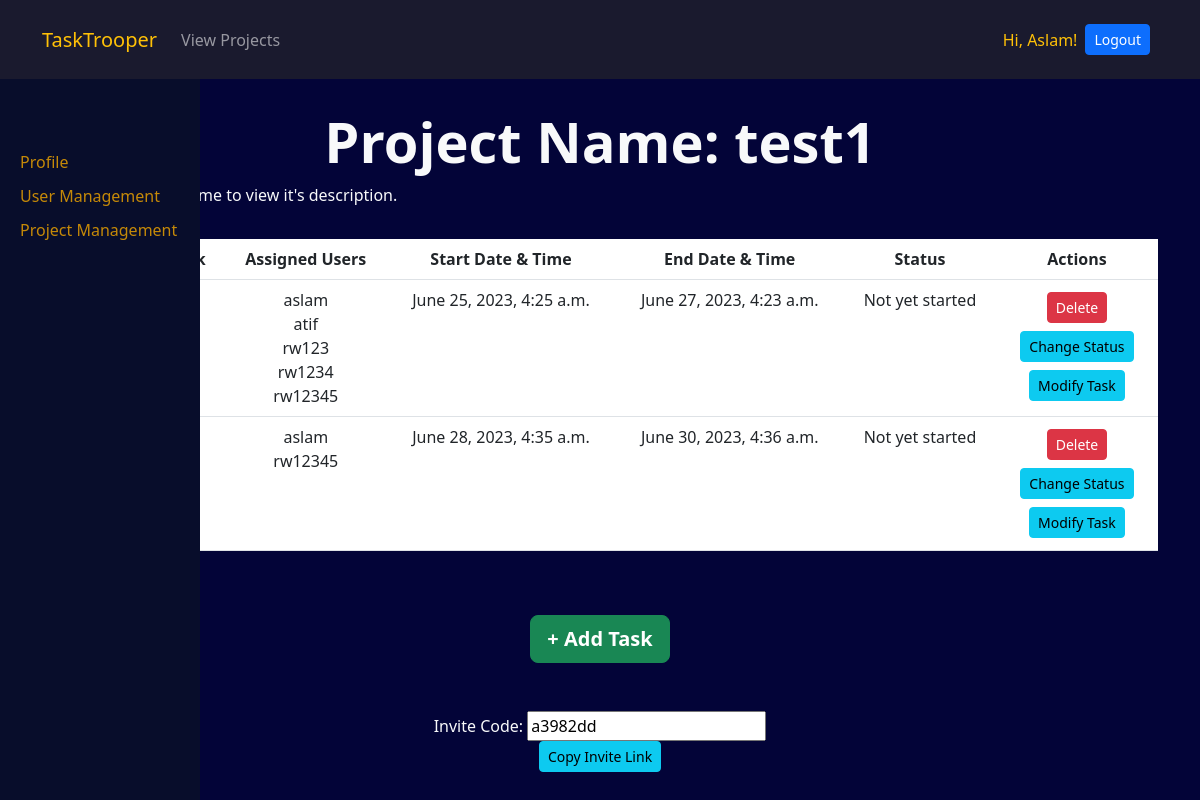
The page /app/myprojects/21/ (signed in) on the database its author committed.
### core/models.py (models this page shows, shortened)
class Project(models.Model):
    name = models.CharField(max_length=100)
    creator = models.ForeignKey(User, on_delete=models.CASCADE, related_name="created_projects", editable=False, null=True)
    invite_code = models.CharField(max_length=7, blank=True, null=True)
    users = models.ManyToManyField(User, through='ProjectPermission', related_name="joined_projects")

class Task(models.Model):
    STATUS_CHOICES = (
        ('Not yet started', 'Not yet started'),
        ('In-process', 'In-process'),
        ('Completed', 'Completed'),
    )
    project = models.ForeignKey(Project, on_delete=models.CASCADE, related_name="tasks")
    name = models.CharField(max_length=100)
    description = models.TextField()
    start_datetime = models.DateTimeField()
    end_datetime = models.DateTimeField()
    status = models.CharField(max_length=20, choices=STATUS_CHOICES)
    users = models.ManyToManyField(User, related_name='tasks')

### core/views.py (the view)
# urls.py: path('myprojects/<int:project_id>/', views.project, name='project'), # Overview of a project
def project(request, project_id):
    if not request.user.is_authenticated:
        return redirect(reverse("main:home"))
    project = Project.objects.get(id=project_id)
    tasks = project.tasks.all()
    return render(request, "core/project.html", {
        "project": project,
        "tasks": tasks,
    })

### core/models.py (called while the page is built)
    def has_permission(self, target_permission):
        return self.PERMISSION_LEVELS[self.permission] >= self.PERMISSION_LEVELS[target_permission]

### core/templatetags/permissions_tags.py (called while the page is built)
@register.simple_tag
def has_permission(user, permission, project_id):
    project_permission = ProjectPermission.objects.filter(
        project__id=project_id,
        project__users=user,
        user=user
    ).first()
    if project_permission:
        return project_permission.has_permission(permission)
    return False

### core/templates/core/project.html (shortened to what this page needs)
{% extends "main/layout.html" %}
{% load permissions_tags %}
{% load static %}
{% block head %}
  <link rel="stylesheet" type="text/css" href="{% static 'core/styles.css' %}">
{% endblock %}
{% block body %}
  {% has_permission user "read" project.id as user_has_read_permission %}
  {% has_permission user "add_users" project.id as user_has_add_users_permission %}
  {% has_permission user "create_tasks" project.id as user_has_create_tasks_permission %}
  {% has_permission user "modify_tasks" project.id as user_has_modify_tasks_permission %}
  {% has_permission user "delete_tasks" project.id as user_has_delete_tasks_permission %}
  {% has_permission user "modify_other_users_permissions" project.id as user_has_modify_other_users_permissions %}
  {% has_permission user "delete_users" project.id as user_has_delete_users_permission %}
  {% has_permission user "delete_project" project.id as user_has_delete_project_permission %}
  {% has_permission user "creator" project.id as user_has_creator_permission %}
  {% include "core/navbarlayout.html" %}
  {% include "core/sidebarlayout.html" with user_has_modify_other_users_permissions=user_has_modify_other_users_permissions user_has_delete_project_permission=user_has_delete_project_permission %}
  <section class="bg-dark-blue-2 text-light text-center p-5 p-lg-0 pt-lg-5" style="height: 100vh;">
    <div class="container pb-3">
        <h1 class="display-4 fw-bold">Project Name: {{ project.name }}</h1>
        <div class="text-start">
          <p>Click on the task's name to view it's description.</p>
        </div>
    </div>
    <div class="container">
      <table class="table text-light" data-toggle="table">
        {% if tasks %}
          <thead>
            <tr>
              <th scope="col">id</th>
              <th scope="col">Name of Task</th>
              <th scope="col">Assigned Users</th>
              <th data-sortable="true" scope="col">Start Date & Time</th>
              <th data-sortable="true" scope="col">End Date & Time</th>
              <th data-sortable="true" scope="col">Status</th>
              <th scope="col">Actions</th>
            </tr>
          </thead>
          <tbody>
            {% for task in tasks %}
              <tr>
                <td>{{ forloop.counter }}</td>
                <td><a href="{% url 'core:taskproperties' project.id task.id %}" class="nav-link">{{ task.name }}</a></td>
                <td>
                  {% for user in task.users.all %}
                    <div>{{ user.username }}</div>
                  {% endfor %}
                </td>
                <td>{{ task.start_datetime }}</td>
                <td>{{ task.end_datetime }}</td>
                <td>{{ task.status }}</td>
                <td>
                  <a href="{% url 'core:deletetask' project.id task.id %}" class="nav-link p-1"><span class="btn btn-danger btn-sm">Delete</span></a>
                  <a href="{% url 'core:changetaskstatus' project.id task.id %}" class="nav-link p-1"><span class="btn btn-info btn-sm">Change Status</span></a>
                  <a href="{% url 'core:modifytask' project.id task.id %}" class="nav-link p-1"><span class="btn btn-info btn-sm">Modify Task</span></a>
                </td>
              </tr>
            {% endfor %}
          </tbody>
        {% else %}
          <tr>
            <td colspan="6">No tasks found.</td>
          </tr>
        {% endif %}
      </table>
    </div>
    <div class="pt-5">
      <a href="{% url 'core:addtask' project.id %}" class="btn btn-success btn-lg">
        <span class="fw-bold">
          + Add Task
        </span>
      </a>
    </div>
    <form>
      <div class="form-group pt-5">
          <label for="invite_code">Invite Code:</label>
          <input type="text" id="invite_code" name="invite_code" value="{{ project.invite_code }}" readonly>
      </div>
      <button type="submit" class="btn btn-info btn-sm" onclick="copyInviteLink()">Copy Invite Link</button>
    </form>
  </section>
{% endblock %}

### core/templates/core/navbarlayout.html (shortened to what this page needs)
<nav class="navbar navbar-expand-md navbar-dark bg-dark-blue-1 py-3 fixed-top">
    <div class="container">
      <a class="navbar-brand" href="{% url 'core:home' %}">
        <span class="text-warning">
        TaskTrooper
        </span>
      </a>
      <div class="collapse navbar-collapse" id="navmenu">
        <ul class="navbar-nav justify-content-start">
          <li class="nav-item">
            <a href="{% url 'core:myprojects' %}" class="nav-link">View Projects</a>
          </li>
        </ul>
        <ul class="navbar-nav ms-auto align-items-center justify-content-between">
          <li class="nav-item">
            <span class="text-warning">Hi, {{ user.first_name }}!</span>
          </li>
          <li class="nav-item">
            <a href="{% url 'logout' %}" class="nav-link"><span class="btn btn-primary btn-sm">Logout</span></a>
          </li>
        </ul>
      </div>
    </div>
  </nav>

### main/static/main/styles.css (style rules this page uses)
body::before { display: block; content: ''; height: 60px; }
.bg-dark-blue-1 { background-color: #1a1a2e; }
.bg-dark-blue-2 { background-color: #030438; }

### rows shown on the page
Project: name "test1", invite_code "a3982dd"
Task: start_datetime "June 25, 2023, 4:25 a.m.", end_datetime "June 27, 2023, 4:23 a.m.", status "Not yet started"
Task: start_datetime "June 28, 2023, 4:35 a.m.", end_datetime "June 30, 2023, 4:36 a.m.", status "Not yet started"

### other values the page prints
{{ user.first_name }} "Aslam"
{{ user.username }} "aslam"
{{ user.username }} "atif"
{{ user.username }} "rw123"
{{ user.username }} "rw1234"
{{ user.username }} "rw12345"
